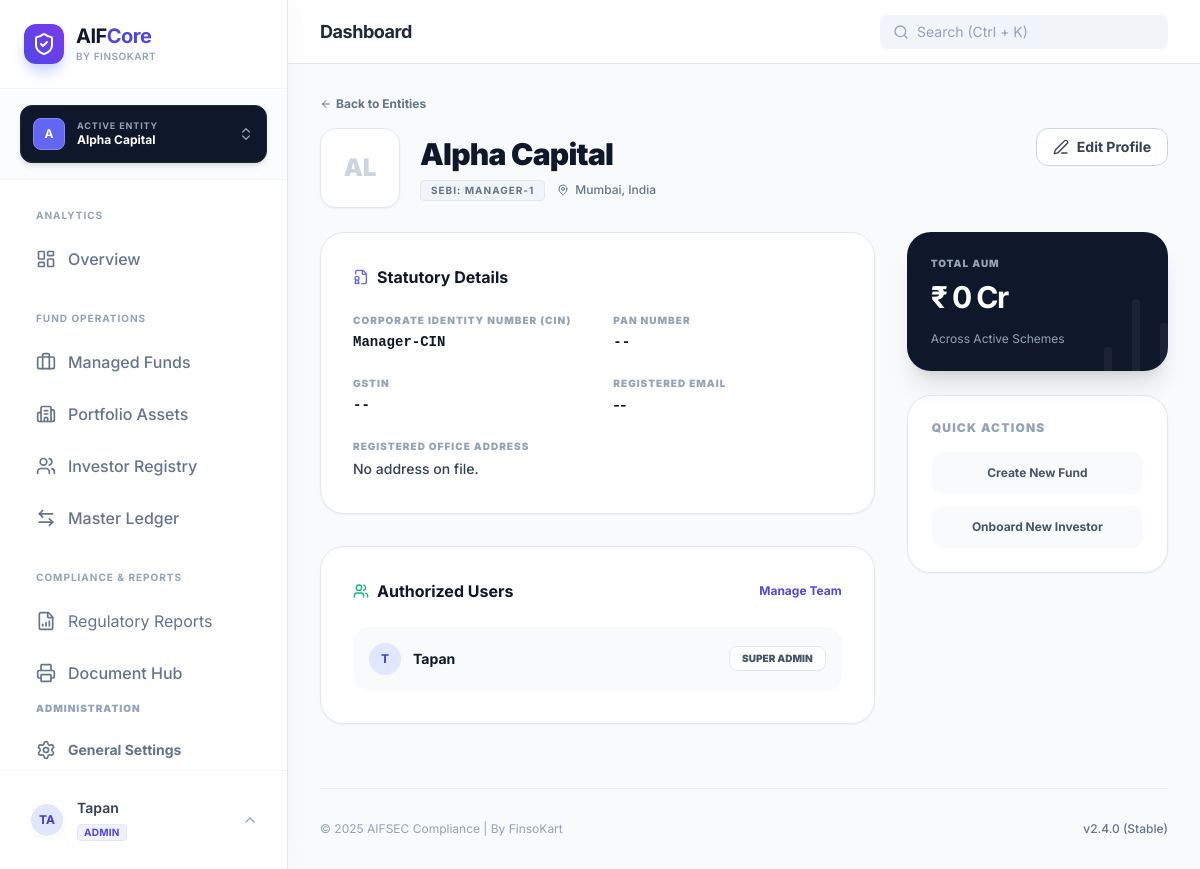
The page /portal/managers/1/ (signed in) on the database as committed earlier.
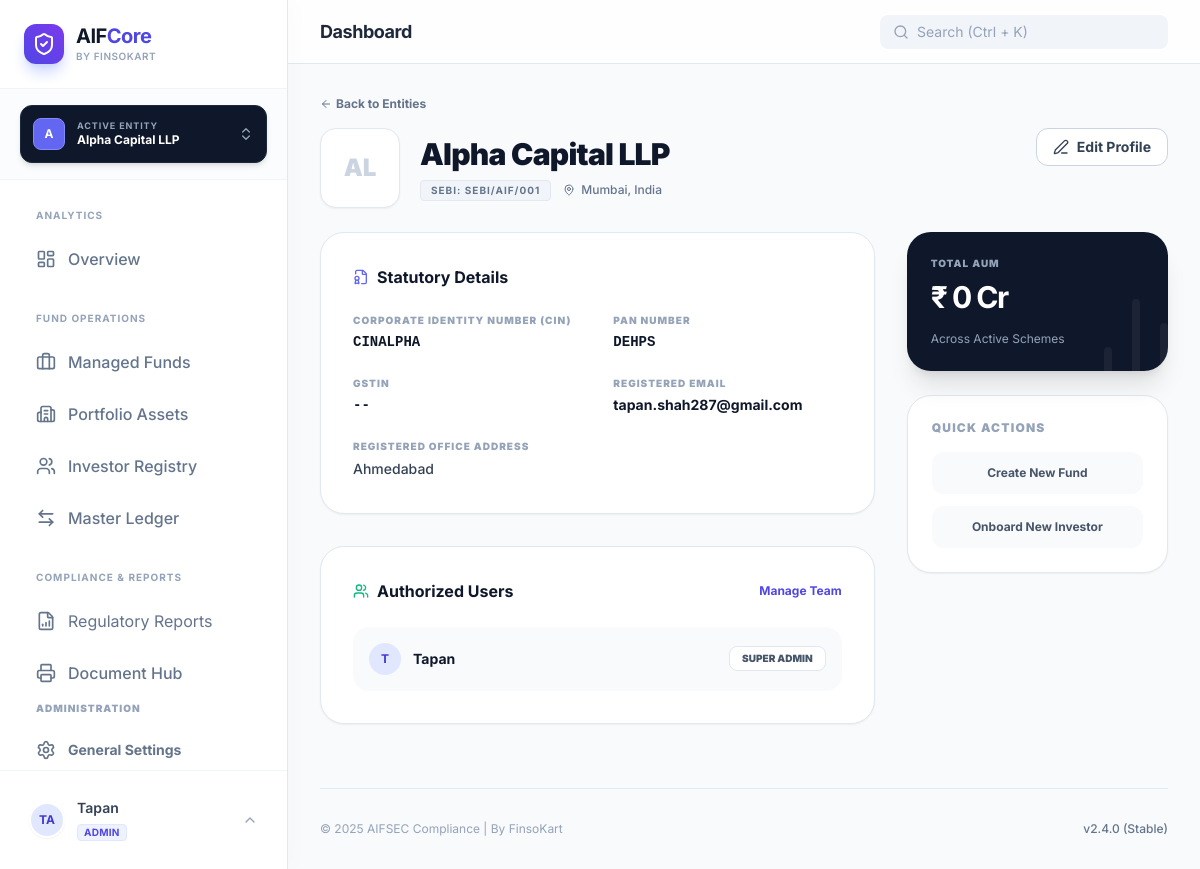
The same page on the database as committed later.
### manager_entities/models.py (models this page shows, shortened)
class ManagerEntity(models.Model):
    name = models.CharField(max_length=255, unique=True)
    sebi_manager_registration_no = models.CharField(max_length=64, blank=True, null=True)
    cin = models.CharField(max_length=21, blank=True, null=True)
    pan = models.CharField(max_length=10, blank=True, null=True)
    gstin = models.CharField(max_length=15, blank=True, null=True)
    registered_address = models.TextField(blank=True, null=True)
    contact_email = models.EmailField(blank=True, null=True)
    contact_phone = models.CharField(max_length=20, blank=True, null=True)
    created_at = models.DateTimeField(auto_now_add=True)
    class Meta:
        ordering = ["name"]
        verbose_name = "Manager Entity"
        verbose_name_plural = "Manager Entities"

### manager_entities/views.py (the view)
# urls.py: path("<int:pk>/", views.manager_detail, name="manager_detail"),
@login_required
def manager_detail(request, pk):
    obj = get_object_or_404(ManagerEntity, pk=pk, members__user=request.user)
    return render(request, "manager_entities/manager_detail.html", {"manager": obj})

### manager_entities/context.py (called while the page is built)
def active_manager_processor(request):
    if not request.user.is_authenticated:
        return {}
    memberships = EntityMembership.objects.filter(user=request.user).select_related('entity')
    active_id = request.session.get('active_entity_id')
    active_membership = None
    if active_id:
        active_membership = memberships.filter(entity_id=active_id).first()
    if not active_membership and memberships.exists():
        active_membership = memberships.first()
        request.session['active_entity_id'] = active_membership.entity.id
    return {
        'active_manager': active_membership.entity if active_membership else None,
        'user_role': active_membership.role if active_membership else None,
        'available_managers': [m.entity for m in memberships]
    }

### templates/manager_entities/manager_detail.html (shortened to what the changed rows need)
{% extends 'base.html' %}
{% block content %}
<div class="mb-6">
    <div class="flex flex-col md:flex-row md:items-start justify-between gap-4">
        <div class="flex items-center gap-5">
            <div class="w-20 h-20 bg-white rounded-2xl border border-slate-200 shadow-sm flex items-center justify-center text-2xl font-black text-slate-300 uppercase">
                {% if manager.logo %}
                    <img src="{{ manager.logo.url }}" class="w-full h-full object-cover rounded-2xl">
                {% else %}
                    {{ manager.name|slice:":2" }}
                {% endif %}
            </div>
            <div>
                <h1 class="text-3xl font-black text-slate-900 tracking-tight">{{ manager.name }}</h1>
                <div class="flex items-center gap-3 mt-2">
                    <span class="px-2.5 py-0.5 rounded bg-slate-100 border border-slate-200 text-[10px] font-bold text-slate-500 uppercase tracking-widest">
                        SEBI: {{ manager.sebi_manager_registration_no|default:"N/A" }}
                    </span>
                    <span class="flex items-center gap-1.5 text-xs font-medium text-slate-500">
                        <i data-lucide="map-pin" class="w-3 h-3"></i> Mumbai, India
                    </span>
                </div>
            </div>
        </div>
    </div>
</div>
<div class="grid grid-cols-1 lg:grid-cols-3 gap-8">
    <div class="lg:col-span-2 space-y-8">
        <div class="bg-white rounded-3xl border border-slate-200 shadow-sm p-8">
            <div class="grid grid-cols-1 md:grid-cols-2 gap-y-6 gap-x-8">
                <div>
                    <label class="text-[10px] font-black text-slate-400 uppercase tracking-widest block mb-1">Corporate Identity Number (CIN)</label>
                    <p class="text-sm font-bold text-slate-900 font-mono">{{ manager.cin|default:"--" }}</p>
                </div>
                <div>
                    <label class="text-[10px] font-black text-slate-400 uppercase tracking-widest block mb-1">PAN Number</label>
                    <p class="text-sm font-bold text-slate-900 font-mono">{{ manager.pan|default:"--" }}</p>
                </div>
                <div>
                    <label class="text-[10px] font-black text-slate-400 uppercase tracking-widest block mb-1">GSTIN</label>
                    <p class="text-sm font-bold text-slate-900 font-mono">{{ manager.gstin|default:"--" }}</p>
                </div>
                <div>
                    <label class="text-[10px] font-black text-slate-400 uppercase tracking-widest block mb-1">Registered Email</label>
                    <p class="text-sm font-bold text-slate-900">{{ manager.contact_email|default:"--" }}</p>
                </div>
                <div class="md:col-span-2">
                    <label class="text-[10px] font-black text-slate-400 uppercase tracking-widest block mb-1">Registered Office Address</label>
                    <p class="text-sm font-medium text-slate-700 leading-relaxed">{{ manager.registered_address|linebreaksbr|default:"No address on file." }}</p>
                </div>
            </div>
        </div>
    </div>
</div>
{% endblock %}

### templates/base.html (shortened to what the changed rows need)
<!DOCTYPE html>
<html lang="en">
<head>
    <script src="https://cdn.tailwindcss.com"></script>
</head>
<body class="text-slate-900 antialiased selection:bg-indigo-100 selection:text-indigo-700">
    <div class="flex h-screen overflow-hidden">
        <aside class="w-72 bg-white border-r border-slate-200 flex flex-col z-20 shadow-[4px_0_24px_rgba(0,0,0,0.02)] h-screen">
            <div class="p-6 border-b border-slate-100 flex items-center gap-3">
                <div>
                    <h1 class="font-bold text-xl tracking-tight text-slate-900 leading-tight">AIF<span class="text-indigo-600">Core</span></h1>
                </div>
            </div>
            <div class="px-5 py-4 border-b border-slate-100 bg-slate-50/50" x-data="{ switchOpen: false }">
                <div class="relative">
                    <button @click="switchOpen = !switchOpen" class="w-full flex items-center justify-between p-3 bg-slate-900 text-white rounded-xl shadow-md hover:bg-slate-800 transition-all group border border-slate-800">
                        <div class="flex items-center gap-3 overflow-hidden">
                            <div class="w-8 h-8 rounded-lg bg-indigo-500 flex items-center justify-center font-bold text-xs shrink-0 border border-indigo-400">
                                {{ active_manager.name|slice:":1"|upper }}
                            </div>
                            <div class="text-left overflow-hidden">
                                <p class="text-[9px] font-bold text-slate-400 uppercase tracking-widest leading-none mb-0.5">Active Entity</p>
                                <p class="text-xs font-bold truncate text-white w-28">{{ active_manager.name|default:"Select Entity" }}</p>
                            </div>
                        </div>
                    </button>
                </div>
            </div>
        </aside>
        <main class="flex-1 flex flex-col h-screen overflow-hidden bg-[#f8fafc]">
            <header class="h-16 bg-white/80 backdrop-blur-md border-b border-slate-200 flex items-center justify-between px-8 z-10 sticky top-0">
                <div class="flex items-center gap-4">
                    <h2 class="text-lg font-bold text-slate-800 tracking-tight">{% block page_title %}Dashboard{% endblock %}</h2>
                </div>
            </header>
            <section class="flex-1 overflow-y-auto p-8 scroll-smooth">
                {% block content %}{% endblock %}
            </section>
        </main>
    </div>
</body>
</html>

Rows that differ between the two databases and show on the page:
changed ManagerEntity "AL": name "Alpha Capital" → "Alpha Capital LLP"; sebi_manager_registration_no "MANAGER-1" → "SEBI/AIF/001"; cin "Manager-CIN" → "CINALPHA"; pan "--" → "DEHPS"; contact_email "--" → "tapan.shah287@gmail.com"; registered_address "No address on file." → "Ahmedabad"
